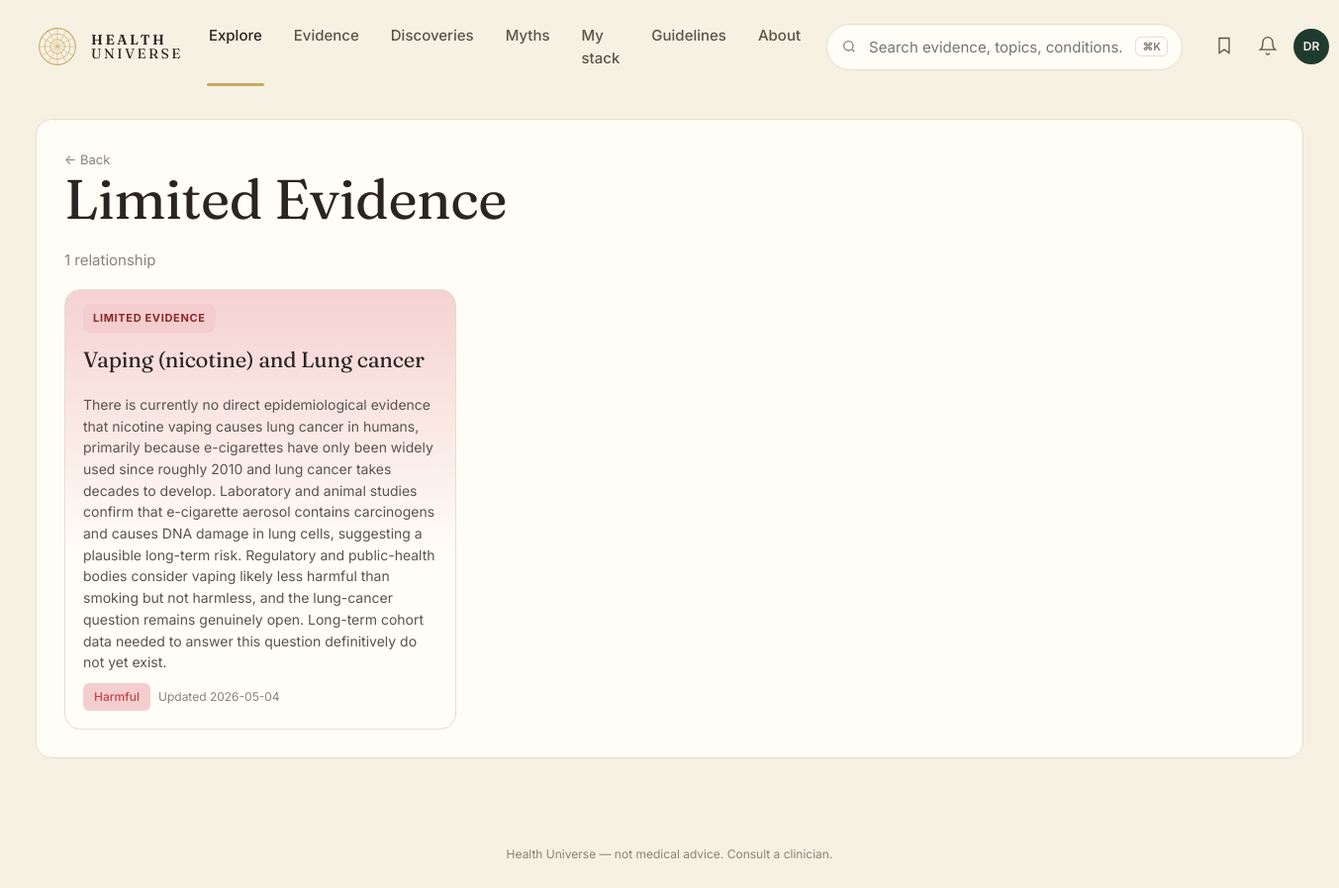
/tier/D, run on an earlier commit of the app's database.
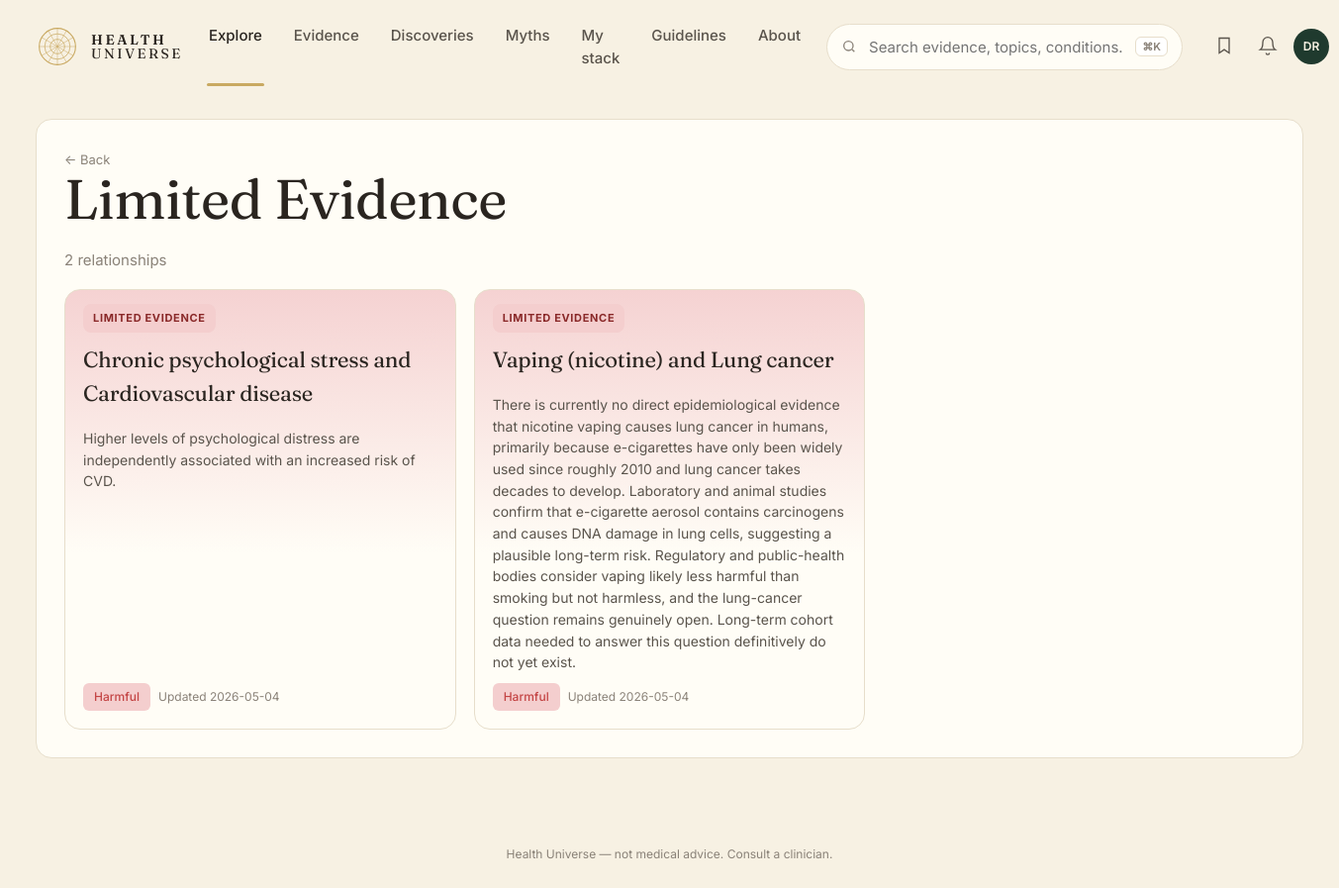
And on a later commit of the database.
### tables this page shows
CREATE TABLE edge (
    id              INTEGER PRIMARY KEY,
    factor_id       INTEGER NOT NULL REFERENCES entity(id),
    outcome_id      INTEGER NOT NULL REFERENCES entity(id),
    direction       TEXT NOT NULL CHECK (direction IN (
                      'protective','harmful','neutral','u_shaped','mixed')),
    tier            TEXT NOT NULL CHECK (tier IN ('A','B','C','D','X','deprecated')),
    effect_size     TEXT,         -- qualitative: trivial/small/moderate/large
    effect_quant    TEXT,         -- e.g. "RR 0.82 (0.74-0.91)"
    population      TEXT,         -- e.g. "adults>50; ApoE4 carriers"
    mechanism       TEXT,         -- 1-paragraph plain English
    summary         TEXT,         -- card body copy
    caveats         TEXT,
    seed_source     TEXT NOT NULL CHECK (seed_source IN ('claude_seed','gemma_daily','manual')),
    created_at      TEXT NOT NULL DEFAULT (datetime('now')),
    updated_at      TEXT NOT NULL DEFAULT (datetime('now')),
    last_reviewed   TEXT NOT NULL DEFAULT (datetime('now')),
    UNIQUE(factor_id, outcome_id, population)
);

CREATE TABLE entity (
    id            INTEGER PRIMARY KEY,
    slug          TEXT NOT NULL UNIQUE,
    name          TEXT NOT NULL,
    kind          TEXT NOT NULL CHECK (kind IN (
                    'food','nutrient','supplement','drug','activity',
                    'behavior','environmental','pathogen','gene',
                    'biomarker','condition','process')),
    aliases       TEXT,           -- JSON array
    description   TEXT,
    created_at    TEXT NOT NULL DEFAULT (datetime('now')),
    updated_at    TEXT NOT NULL DEFAULT (datetime('now'))
);

### web/app.py (the view)
@app.get("/tier/{tier}", response_class=HTMLResponse)
def by_tier(request: Request, tier: str):
    with connect() as conn:
        rows = conn.execute("""
            SELECT e.id, e.tier, e.direction, e.summary, e.updated_at,
                   f.name AS f_name, o.name AS o_name
            FROM edge e
            JOIN entity f ON f.id = e.factor_id
            JOIN entity o ON o.id = e.outcome_id
            WHERE e.tier = ?
            ORDER BY e.updated_at DESC""", (tier,)).fetchall()
    return render(request, "list.html", {
        "title": TIER_LABEL.get(tier, tier),
        "edges": [dict(r) for r in rows],
    })

### web/templates/list.html (shortened to what this page needs)
{% extends "base.html" %}
{% block content %}
<section class="list-page">
  <a class="back" href="/">← Back</a>
  <h1>{{ title }}</h1>
  <p class="muted">{{ edges|length }} relationship{{ edges|length != 1 and "s" or "" }}</p>
  <div class="list-grid">
    {% for e in edges %}
    <a class="feat-card tier-bg-{{ e.tier }}" href="/edge/{{ e.id }}">
      <span class="pill tier-{{ e.tier }}">{{ TIER_LABEL[e.tier] | upper }}</span>
      <h3>{{ e.f_name }} and {{ e.o_name }}</h3>
      <p>{{ e.summary }}</p>
      <div class="feat-meta">
        <span class="badge dir-{{ e.direction }}">{{ DIRECTION_LABEL[e.direction] }}</span>
        <span class="muted small">Updated {{ e.updated_at[:10] }}</span>
      </div>
    </a>
    {% else %}
    <div class="empty">No relationships in this category yet.</div>
    {% endfor %}
  </div>
</section>
{% endblock %}

### web/templates/base.html (shortened to what this page needs)
<!doctype html>
<html lang="en">
<head>
<link rel="stylesheet" href="/static/style.css" />
</head>
<body>
<header class="topnav">
  <a class="brand" href="/">
    <span class="brand-mark" aria-hidden="true">
      <svg viewBox="0 0 48 48" width="44" height="44">
        <circle cx="24" cy="24" r="20" fill="none" stroke="currentColor" stroke-width="1.2"/>
        <circle cx="24" cy="24" r="14" fill="none" stroke="currentColor" stroke-width="0.8"/>
        <circle cx="24" cy="24" r="8"  fill="none" stroke="currentColor" stroke-width="0.8"/>
        {% for a in [0,30,60,90,120,150] %}
        <line x1="24" y1="4" x2="24" y2="44" stroke="currentColor" stroke-width="0.5"
              transform="rotate({{a}} 24 24)"/>
        {% endfor %}
      </svg>
    </span>
    <span class="brand-text"><b>HEALTH</b><br/>UNIVERSE</span>
  </a>
  <nav class="topnav-links">
    <a class="active" href="/">Explore</a>
    <a href="/tier/A">Evidence</a>
    <a href="/discoveries">Discoveries</a>
    <a href="/myths">Myths</a>
    <a href="/me">My stack</a>
    <a href="#">Guidelines</a>
    <a href="#">About</a>
  </nav>
  <div class="topnav-search">
    <svg width="16" height="16" viewBox="0 0 24 24" fill="none" stroke="currentColor" stroke-width="2"><circle cx="11" cy="11" r="7"/><path d="m20 20-3.5-3.5"/></svg>
    <input placeholder="Search evidence, topics, conditions…" />
    <kbd>⌘K</kbd>
  </div>
  <div class="topnav-actions">
    <button aria-label="Saved"><svg width="20" height="20" viewBox="0 0 24 24" fill="none" stroke="currentColor" stroke-width="1.6"><path d="M6 3h12v18l-6-4-6 4z"/></svg></button>
    <button aria-label="Notifications"><svg width="20" height="20" viewBox="0 0 24 24" fill="none" stroke="currentColor" stroke-width="1.6"><path d="M6 8a6 6 0 0 1 12 0c0 7 3 9 3 9H3s3-2 3-9z"/><path d="M10 21a2 2 0 0 0 4 0"/></svg></button>
    <span class="avatar">DR</span>
  </div>
</header>
<main>{% block content %}{% endblock %}</main>
<footer class="footer">
  <span>Health Universe — not medical advice. Consult a clinician.</span>
</footer>
</body>
</html>

What changed in the data, as far as the page shows it:
added edge: tier "LIMITED EVIDENCE", f_name "Chronic psychological stress", o_name "Cardiovascular disease", summary "Higher levels of psychological distress are independently associated with an increased risk of CVD.", direction "Harmful", updated_at "2026-05-04"
Also different on the page:
{{ edges|length }}: "1" → "2"
{{ edges|length != 1 and "s" or "" }}: (not shown) → "s"
